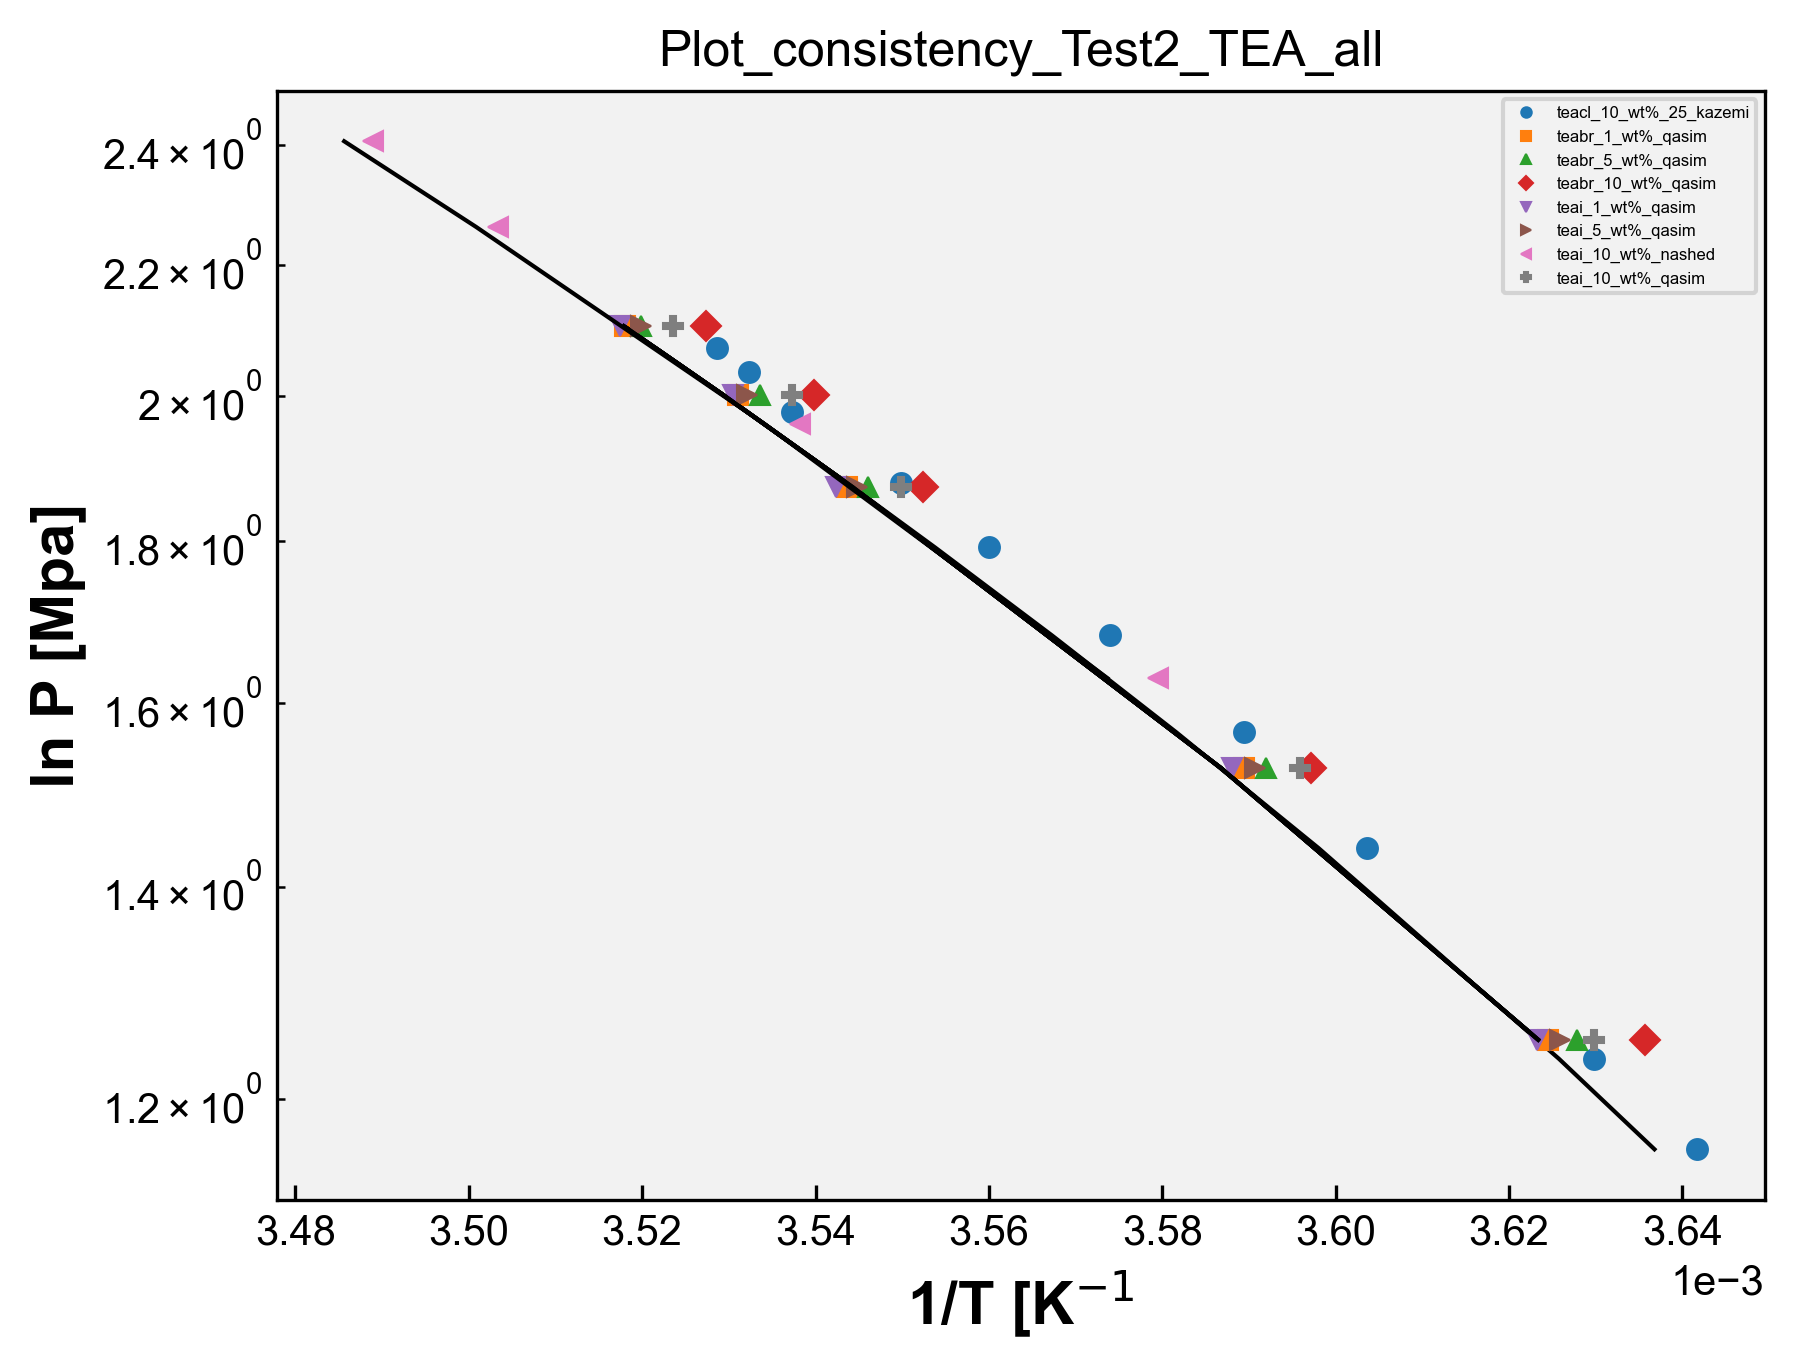

Generate this figure with Python:
# Plot_consistency - TMA 
import matplotlib.pyplot as plt
import matplotlib
from matplotlib.font_manager import FontProperties
import pandas as pd
import numpy as np
import openpyxl
import os 

matplotlib.rcParams['font.family'] = "Arial" # change the default font # mudança da fonte 
matplotlib.rcParams['xtick.direction'] = 'in' # change the ticks direction # mudança da direção dos marcadores ao longo dos eixos de um gráfico que indicam valores específicos 
matplotlib.rcParams['ytick.direction'] = 'in'
font = FontProperties() # cria uma instância de propriedades de fontes, tamanho, estilo e família
font.set_family('sans-serif') # 'serif', 'sans-serif', 'cursive', 'fantasy', or 'monospace' # família da fonte 
font.set_name('Arial') # nome da fonte 
font.set_weight('bold') # 'ultralight', 'light', 'normal', 'regular', 'book', 'medium', 'roman', 'semibold', 'demibold', 'demi', 'bold', 'heavy', 'extra bold', 'black' # peso da fonte 
font.set_style('normal') #'normal', 'italic' or 'oblique' # estilo da fonte, negrito, itálico, normal, etc 
font.set_size('x-large') # xx-small', 'x-small', 'small', 'medium', 'large', 'x-large', 'xx-large' # tamanho da fonte 
plt.rcParams['figure.dpi'] = 300 # resolução padrão para as figuras exibidas na tela 
plt.rcParams['savefig.dpi'] = 300 # resolução padrão para as figuras salvas em arquivos PNG, PDF ou SVG 
opt = {'fillstyle':'full','markersize':5,'markeredgewidth':0.5} # aparência dos marcadores, fillstyle: full - estilo de preenchimento markersize: 5 - tamanho do marcador markeredgewidth: 0.5 largura da borda do marcador 
plt.rcParams['figure.facecolor'] = (1.0,1.0,1.0,0.0) # cor de fundo da figura como transparente 
plt.rcParams['axes.facecolor'] = '0.95' # cor de fundo dos eixos como uma tonalidade de cinza claro 
#plt.rcParams['figure.figsize'] = (4,4) # tamanho da figura padrão em polegadas 


caminho_arquivo = 'TEA.xlsx' # caminho do arquivo  
wb = openpyxl.load_workbook(caminho_arquivo) # ler dados de abas individuais do arquivo Excel sem abrir e fechar repetidamente, mantém aberto. Mais eficiente se você precisa ler dados de várias abas do arquivo. Lista com os nomes de todas as abas do arquivo Excel.
# load_workbook é a função usada para carregar o arquvio Excel

dados_coluna_O_array = [] # matriz para guardar os dados da coluna O de todas as sheet
dados_coluna_P_array = [] # matriz para guardar os dados da coluna P de todas as sheet
dados_coluna_Q_array = [] # matriz para guardar os dados da coluna Q de todas as sheet

nomes_abas = []

for i in wb.sheetnames: # para i dentro da lista wb com os nomes de todas as abas
    nome_aba = wb[i] # obtém o nome da aba na posição i na lista wb, que contém os nomes de todas as abas
    nome_aba_split = nome_aba.title.split("_") # nome_aba é o nome completo da aba. nome_aba.title converte o nome da aba para o formato de título. split("_ ") divide o nome da aba em duas partes usando o caractere "_ "
    if len(nome_aba_split) > 2: # se o nome da aba contiver mais de duas partes 
        nome_aba_split.insert(2, "wt%") # insere wt% entre a segunda e a terceira partes do nome da aba 
        nome_aba_final = "_".join(nome_aba_split) # junta as partes do nome da aba de volta com "_"
        print('nome_aba_final', nome_aba_final)
        nomes_abas.append(nome_aba_final) # adiciona o nome modificado _a lista de nomes das abas 
    else:
        nomes_abas.append(nome_aba.title) # nome da aba não tiver mais de duas partes, adiciona o nome completo da aba à lista nomes_abas (usada na legenda)

    dados_coluna_O = [] # abre uma lista para os dados da coluna O da sheet 
    dados_coluna_P = [] # abre uma lista para os dados da coluna P da sheet
    dados_coluna_Q = [] # abre uma lista para os dados da coluna Q da sheet

    for j in nome_aba.iter_rows(min_row=2, values_only=True): # iter_rows: permite iterar sobre as linhas dessa aba # min_row=2: especifica a primeira linha a ser considerada, nesse caso, começa na segunda linha, pois a primeira linha geralmente contém os cabeçalhos das colunas # values_only=True: indica que queremos obter apenas os valores das células, sem incluir informações adicionais como formatação, fórmulas ou estilos. 
        dados_coluna_O.append(j[14])
        dados_coluna_P.append(j[15])
        dados_coluna_Q.append(j[16])

    dados_coluna_O_array.append(dados_coluna_O)
    dados_coluna_P_array.append(dados_coluna_P)
    dados_coluna_Q_array.append(dados_coluna_Q)

print('dados_O', dados_coluna_O_array)
print('dados_P', dados_coluna_P_array)
print('dados_Q', dados_coluna_Q_array)

# Plotagem dos dados:

symbols = ['o', 's', '^', 'D', 'v', '>', '<', 'P', 'X', 'H', '*']  # Exemplos de símbolos

# Vetor de cores
colors = ['#1f77b4', '#ff7f0e', '#2ca02c', '#d62728', '#9467bd', '#8c564b', '#e377c2', '#7f7f7f', '#bcbd22', '#17becf', 'pink']  # Exemplos de cores

lines = []

for i in range(len(dados_coluna_O_array)):
    y = dados_coluna_O_array[i]
    x = dados_coluna_P_array[i]
    x2 = dados_coluna_Q_array[i]
    print('x', x)
    print('y', y)
    print('x2', x2)
    symbol=symbols[i]
    color=colors[i]
    line1, = plt.plot(x, y, marker=symbol, markersize=opt['markersize'], markeredgewidth=opt['markeredgewidth'], fillstyle=opt['fillstyle'], color=color, linestyle='none', label=nomes_abas[i]) # lines armazenam as linhas geradas pelos plots
    line2, = plt.plot(x2, y, color='black', linestyle='-', linewidth=1)

    lines.append(line1)

plt.semilogy()
plt.ticklabel_format(axis='x', style='sci', scilimits=(0,0)) # eixo x em notação científica 
plt.legend(handles=lines, loc='upper right', fontsize=4, markerscale=0.5) # cria a legenda usando as linhas armazenadas na lista
plt.xlabel('1/T [K$^{-1}$]',fontproperties=font)
plt.ylabel('ln P [Mpa]',fontproperties=font)
#plt.legend(loc="upper left")

nome_arquivo_python = os.path.basename(__file__) # obter o nome do arquivo python atual
nome_arquivo_sem_extensao = os.path.splitext(nome_arquivo_python)[0] # obter o nome do arquivo sem extensão # [0] vai acessar o primeiro elemento da tupla retornado por path.splitext

plt.title(nome_arquivo_sem_extensao)

plt.savefig(f'{nome_arquivo_sem_extensao}.png',format='png',bbox_inches='tight',
                dpi=300,transparent=False)
plt.show()
